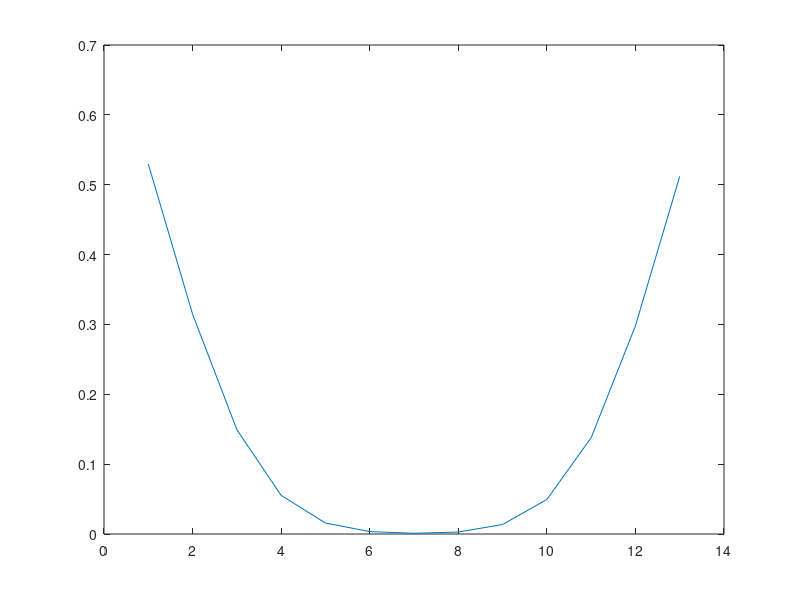

Here is the MATLAB script that generated this plot:
R1 = 150;
R2 = 0.4*R1;
x = R1-R2:5:R1;
%r = R1 - R2/2;
probability_formula = zeros(1,numel(x));

for j = 1:numel(x)
    r = x(j) ;
    theta = 0; %acos( 1 - R2*R2/(2*R1*R1) );
    lambda = 0.001;


    beta1 = acos( 1 - R2*R2/(2*R1*R1) ) - theta;
    beta2 = acos( 1 - R2*R2/(2*R1*R1) );


    alpha1 = theta + atan( R1*sin(beta1)/(R1*cos(beta1) - r) );
    alpha2 = atan( (r*sin(theta) + R1*sin(beta2))/(R1*cos(beta2) - r*cos(theta)));

    r11 = @(alpha) -r*cos(theta-alpha) + sqrt( R1*R1 - r*r * sin(theta-alpha).*sin(theta-alpha) );
    r12 = @(alpha) R1*cos(alpha) - r*cos(alpha-theta) + sqrt( (R1*cos(alpha)-r*cos(alpha-theta)).*(R1*cos(alpha)-r*cos(alpha-theta)) - r*r*sin(theta)*sin(theta) - (R1-r*cos(theta))^2 + R2*R2 );

    a1 = alpha1;
    a2 = alpha2;
    if a1 < 0
        a1 = pi + a1;
        a2 = pi + a2;
    end
    f1 = @(alpha) (1/2/pi)*exp(-2*pi*lambda*r11(alpha).*r11(alpha));
    f2 = @(alpha) (1/2/pi)*exp(-2*pi*lambda*r12(alpha).*r12(alpha));
    Prob = integral(f1,-a2,a1) +  integral(f2,a1,2*pi-a2);
    probability_formula(j) = Prob;
end
plot(probability_formula)
